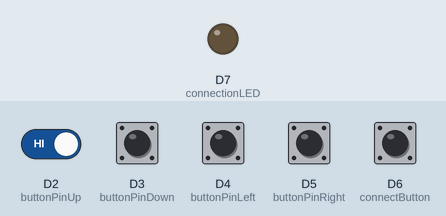
Recording of a sketch running on a simulated Arduino MKR. Parts: output pins drawn as LEDs (lit = HIGH). The test bench sets the inputs (shaded band); at power-on: D2 (buttonPinUp), D3 (buttonPinDown), D4 (buttonPinLeft), D5 (buttonPinRight), D6 (connectButton) HIGH. WiFi joins after 1.5 s; servers stay silent unless stated; not simulated (calls return 0 or success): arduino_secrets.h; what the sketch prints to the serial monitor is not drawn.

Above: at 5.7 s.
5.8 s: D6 (connectButton) pulled LOW for 0.15 s
At 7.2 s:
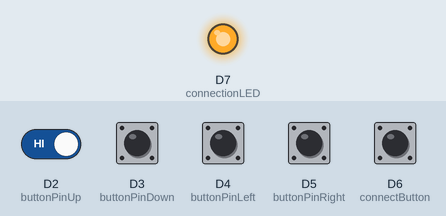
8.9 s: D6 (connectButton) pulled LOW for 1 s
At 11.7 s:
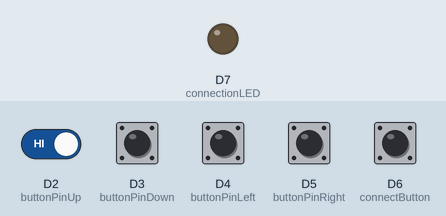
12.1 s: D2 (buttonPinUp) driven LOW and D6 (connectButton) driven LOW
At 13.0 s:
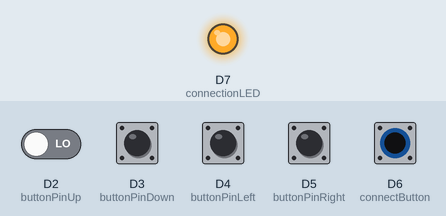
Timing chart, 0 to 15.3 s (numbered marks = the images above; inputs shaded):
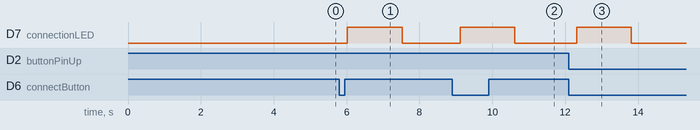

Measured:
- after the input at 5.8 s, D7 (connectionLED): LOW → HIGH after 0.22 s, → LOW 1.5 s later
- after the input at 8.9 s, D7 (connectionLED): LOW → HIGH after 0.22 s, → LOW 1.5 s later
- after the input at 12.1 s, D7 (connectionLED): LOW → HIGH after 0.22 s, → LOW 1.5 s later

The sketch:

SK_Final_Game_Controller.ino
```cpp
//Adapted from Tom Igoe's BallDropMKR1000JoystickClient.ino file accessible with this link:
//https://github.com/tigoe/BallDropGame/blob/master/BallDropMKR1000JoystickClient/BallDropMKR1000JoystickClient.ino

#include<SPI.h>
#include<WiFiNINA.h>
#include "arduino_secrets.h"

char ssid[] = SECRET_SSID;
char pass[] = SECRET_PASS;
int keyIndex = 0;

WiFiClient client;
int status = WL_IDLE_STATUS;
IPAddress server(10,23,11,167);

// connecting/disconnecting pushbutton
const int connectButton = 6;
int buttonStateConnect = HIGH;
const int connectionLED = 7;
int LEDStateConnect = HIGH;

// 4 controller buttons
const int buttonPinUp = 2;
int buttonStateUp = HIGH;
const int buttonPinDown = 3;
int buttonStateDown = HIGH;
const int buttonPinLeft = 4;
int buttonStateLeft = HIGH;
const int buttonPinRight = 5;
int buttonStateRight = HIGH;

const int sendInterval = 100;
const int debounceInterval = 15;
int prevButtonState = 0;
long lastTimeSent = 0;

void setup() {
  Serial.begin(9600);

  pinMode(connectionLED, OUTPUT);
  pinMode(connectButton, INPUT_PULLUP);

  while (status !=WL_CONNECTED) {
    Serial.print("Attempting to Connect to SSID:");
    Serial.println(ssid);

    status = WiFi.begin(ssid, pass);

    delay(3000);
  }

  printWiFiStatus();

  pinMode(buttonPinUp, INPUT_PULLUP);
  pinMode(buttonPinDown, INPUT_PULLUP);
  pinMode(buttonPinLeft, INPUT_PULLUP);
  pinMode(buttonPinRight, INPUT_PULLUP);

}

void loop() {
  char message = 0;
  long now = millis();
  boolean buttonPushed = buttonRead(connectButton);

  if (buttonPushed) {
      if (client.connected()) {
        Serial.println("disconnecting");
        client.print("x");
        client.stop();
      }
    else {
      Serial.println("connecting");
      client.connect(server, 8080);
    }
  }

  buttonStateUp = digitalRead(buttonPinUp);
  buttonStateDown = digitalRead(buttonPinDown);
  buttonStateLeft = digitalRead(buttonPinLeft);
  buttonStateRight = digitalRead(buttonPinRight);

  switch (buttonStateUp) {
   case LOW:
   message = 'u';
   break;
  }
  switch (buttonStateDown) {
   case LOW:
   message = 'd';
   break;
  }
  switch (buttonStateLeft) {
   case LOW:
   message = 'l';
   break;
  }
  switch (buttonStateRight) {
   case LOW:
   message = 'r';
   break;
  }

//LED CONNECTION STATE
  if (client.connected()
    && now - lastTimeSent > sendInterval
    && message !=0) {
      client.print(message);
      Serial.print(message);
      lastTimeSent = now;
    }

    digitalWrite(connectionLED, client.connected());
    if (client.available()){
      char c = client.read();
      Serial.write(c);
    }
}

    boolean buttonRead(int thisButton) {
      boolean result = false;
      int currentState = digitalRead (thisButton);

      if (currentState != prevButtonState
        && currentState == LOW) {
          result = true;
        }

     delay(debounceInterval);
     prevButtonState = currentState;
     return result;
    }


 void printWiFiStatus() {
  Serial.print("SSID: ");
  Serial.println(WiFi.SSID());

  IPAddress ip = WiFi.localIP();
  Serial.print("IP Address: ");
  Serial.println(ip);

  long rssi = WiFi.RSSI ();
  Serial.print (rssi);
  Serial.println(" dBm");
 }
```
